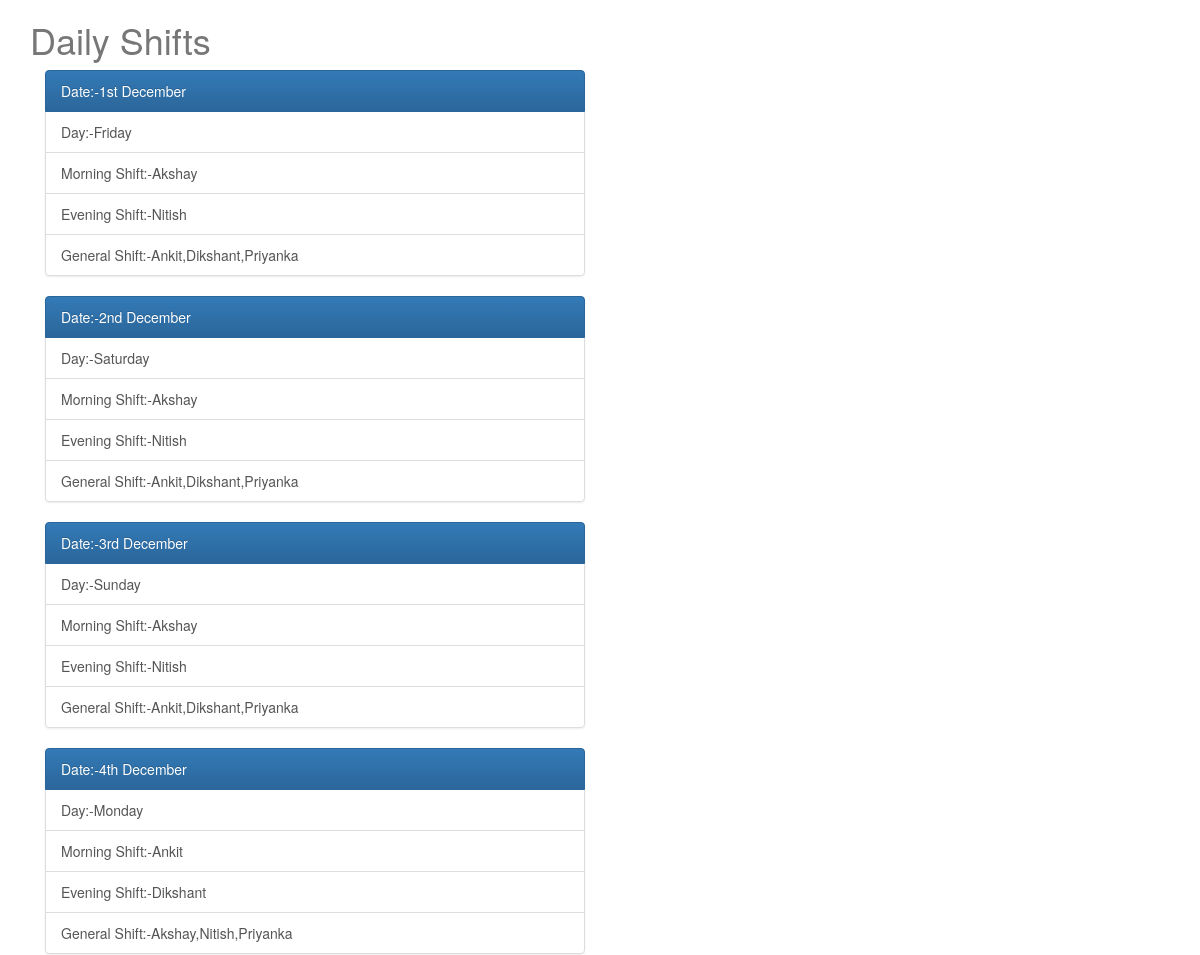
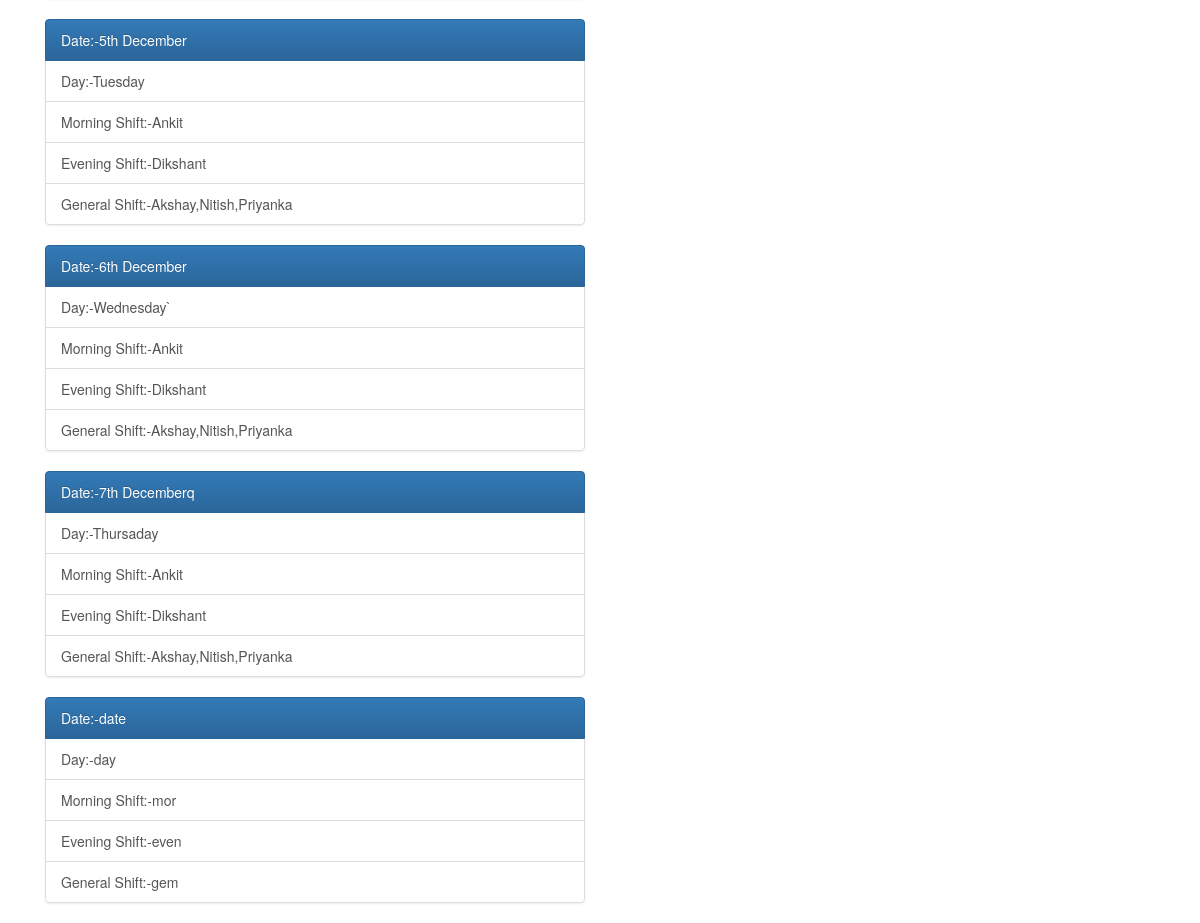
/shifts/, run on the app's committed database (2 pictures, top to bottom).
### todo/models.py (models this page shows, shortened)
class Shift(models.Model):
    Date = models.CharField(max_length=40)
    Day = models.CharField(max_length=40)
    Morning = models.CharField(max_length=50,null=True)
    Evening = models.CharField(max_length=60,null=True)
    General = models.CharField(max_length=70,null=True)
    Leave = models.CharField(max_length=70,null=True)
    def get_absolute_url(self):
        return reverse("shift:detail", kwargs={"id": self.id})

### todo/views.py (the view)
def shift_list(request):  # list items
    queryset = Shift.objects.all()
    context = {
        "object_list":queryset,
         "date" : "List"
    }
    return  render(request,"index.html",context)

### templates/index.html
{% extends "base.html" %}
{% block content %}
    <title>Title</title><h1> Daily Shifts</h1>
<div class="container  col-sm-6 ">
{% for obj in object_list %}
    <div class="list-group">
    <a href='{{ obj.get_absolute_url }}' class="list-group-item active">Date:-{{ obj.Date }}</a>
        <a class="list-group-item">Day:-{{ obj.Day }}</a>
    <a class="list-group-item">Morning Shift:-{{ obj.Morning }}</a>
    <a class="list-group-item">Evening Shift:-{{ obj.Evening }}</a>
    <a class="list-group-item">General Shift:-{{ obj.General }}</a>
    </div>
{% endfor %}
    </div>
</div>
{% endblock content %}

### templates/base.html (shortened to what this page needs)
{% load staticfiles %}
<html>
<head>
<link rel="stylesheet" href="https://maxcdn.bootstrapcdn.com/bootstrap/3.3.6/css/bootstrap.min.css">
<link rel="stylesheet" href="https://maxcdn.bootstrapcdn.com/bootstrap/3.3.6/css/bootstrap-theme.min.css">
  <link rel='stylesheet' href='{% static "css/base.css" %}' />
</head>
<body>
<div class='container'>
{% block content %}{% endblock content %}
  </body>
</html>

### static/base.css (style rules this page uses)
h1 { color: #777777; }

### data on the page
Shift: Date "1st December", Day "Friday", Morning "Akshay", Evening "Nitish", General "Ankit,Dikshant,Priyanka"
Shift: Date "2nd December", Day "Saturday", Morning "Akshay", Evening "Nitish", General "Ankit,Dikshant,Priyanka"
Shift: Date "3rd December", Day "Sunday", Morning "Akshay", Evening "Nitish", General "Ankit,Dikshant,Priyanka"
Shift: Date "4th December", Day "Monday", Morning "Ankit", Evening "Dikshant", General "Akshay,Nitish,Priyanka"
Shift: Date "5th December", Day "Tuesday", Morning "Ankit", Evening "Dikshant", General "Akshay,Nitish,Priyanka"
Shift: Date "6th December", Day "Wednesday`", Morning "Ankit", Evening "Dikshant", General "Akshay,Nitish,Priyanka"
Shift: Date "7th Decemberq", Day "Thursaday", Morning "Ankit", Evening "Dikshant", General "Akshay,Nitish,Priyanka"
Shift: Date "date", Day "day", Morning "mor", Evening "even", General "gem"
